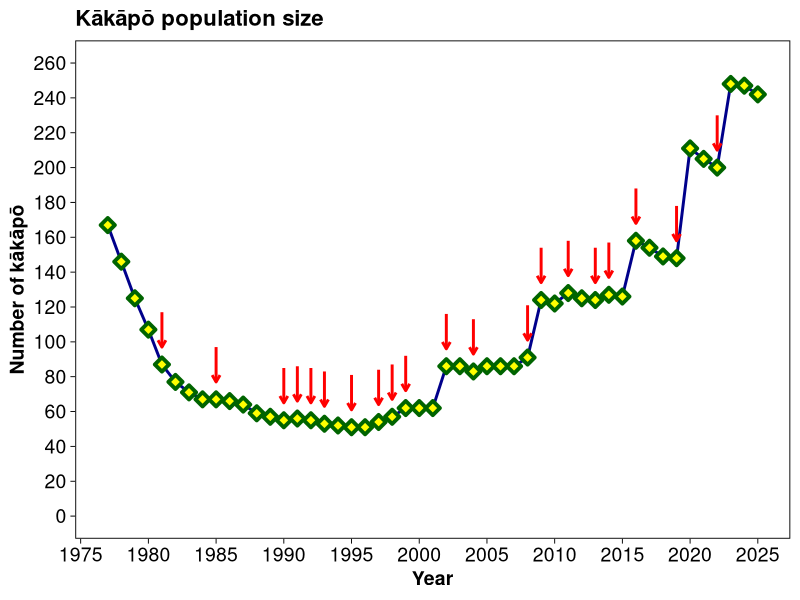
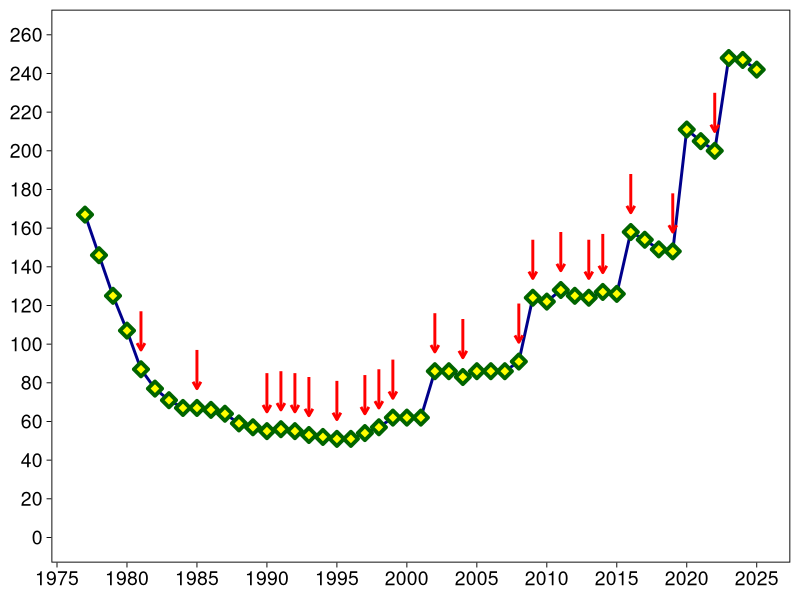

These figures' R source, in order:
library(ggplot2)
# Data is at https://www.doc.govt.nz/our-work/monitoring-reporting/, updated in October each year with the Annual Report of the Department of Conservation Te Papa Atawhai
# To update, add the new data values at the end of the vectors in the data frame, and run the code in R or RStudio
kpop <- data.frame("year" = 1977:2025,
                   "breeding" = c(FALSE,FALSE,FALSE,FALSE,TRUE,FALSE,FALSE,FALSE,TRUE,FALSE,FALSE,FALSE,FALSE,TRUE,TRUE,TRUE,TRUE,FALSE,TRUE,FALSE,TRUE,TRUE,TRUE,FALSE,FALSE,TRUE,FALSE,TRUE,FALSE,FALSE,FALSE,TRUE,TRUE,FALSE,TRUE,FALSE,TRUE,TRUE,FALSE,TRUE,FALSE,FALSE,TRUE,FALSE,FALSE,TRUE,FALSE,FALSE,FALSE),
                   "transferred" = c(1,1,1,3,7,25,21,21,21,21,26,41,46,46,46,51,51,50,49,49,49,49,49,49,49,49,49,49,48,48,48,47,47,45,42,41,40,38,37,34,33,32,31,26,26,26,26,26,26),
                   "stewart" = c(149,132,111,91,72,44,45,43,44,43,38,18,11,9,8,2,0,0,0,0,0,0,0,0,0,0,0,0,0,0,0,0,0,0,0,0,0,0,0,0,0,0,0,0,0,0,0,0,0),
                   "offshore" = c(0,0,0,0,0,0,0,0,0,0,0,0,0,0,2,2,2,2,2,2,5,8,13,13,13,37,37,34,38,38,38,44,77,77,86,84,84,89,89,124,121,117,117,185,179,174,222,221,216),
                   "fiordland" = c(17,13,13,13,8,8,5,3,2,2,0,0,0,0,0,0,0,0,0,0,0,0,0,0,0,0,0,0,0,0,0,0,0,0,0,0,0,0,0,0,0,0,0,0,0,0,0,0,0),
                   "total" = c(167,146,125,107,87,77,71,67,67,66,64,59,57,55,56,55,53,52,51,51,54,57,62,62,62,86,86,83,86,86,86,91,124,122,128,125,124,127,126,158,154,149,148,211,205,200,248,247,242)
)
kpop$breed_years <- ifelse(kpop$breeding, kpop$year, NA)
ggplot(kpop, aes(year, total)) +
  geom_line(size=1, color="darkblue") +
  geom_point(size=2.5, shape=23, stroke=2, fill="yellow", color="darkgreen") +
  geom_segment(aes(x = breed_years, y = total+30, xend = year, yend = total+10), linewidth=1, colour="red", arrow = arrow(length = unit(0.2, "cm")), arrow.fill = "red") +
  theme_linedraw(base_size = 14) +
  theme(plot.title = element_text(size=16, face="bold"),
        axis.text = element_text(size=14),
        axis.title = element_text(size=14,face="bold"),
        panel.grid = element_blank()) +
  scale_y_continuous(name = "Number of kākāpō", breaks = seq(from = 0, to = 260, by = 20), limits = c(0,260)) +
  scale_x_continuous(name = "Year", breaks = seq(from = 1975, to = 2025, by = 5)) +
  labs(title = "Kākāpō population size")

ggplot(kpop, aes(year, total)) +
  geom_line(size=1, color="darkblue") +
  geom_point(size=2.5, shape=23, stroke=2, fill="yellow", color="darkgreen") +
  geom_segment(aes(x = breed_years, y = total+30, xend = year, yend = total+10), size=1, colour="red", arrow = arrow(length = unit(0.2, "cm")), arrow.fill = "red") +
  theme_linedraw(base_size = 14) +
  theme(plot.title = element_text(size=16, face="bold"),
        axis.text = element_text(size=14),
        axis.title = element_text(size=14,face="bold"),
        panel.grid = element_blank()) +
  scale_y_continuous(breaks = seq(from = 0, to = 260, by = 20), limits = c(0,260)) +
  scale_x_continuous(breaks = seq(from = 1975, to = 2025, by = 5)) +
  theme(
    plot.title = element_blank(),
    axis.title.x = element_blank(),
    axis.title.y = element_blank())
